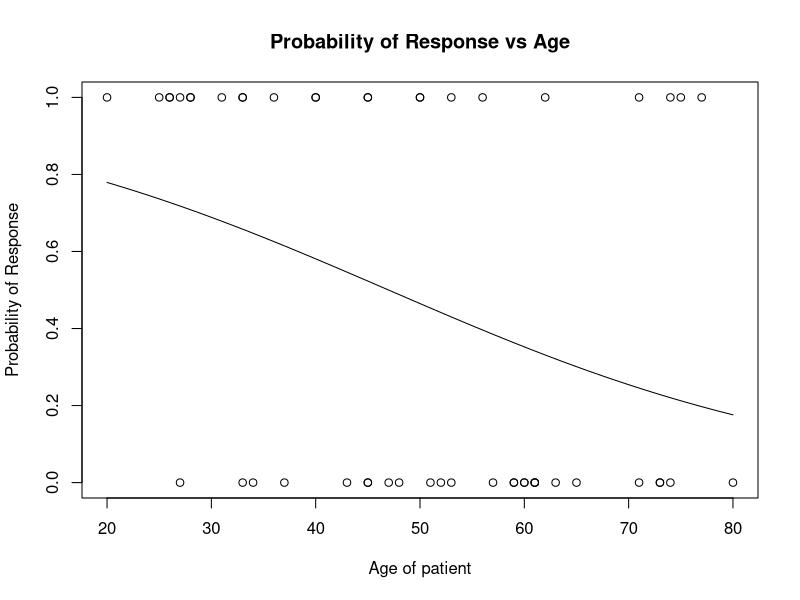
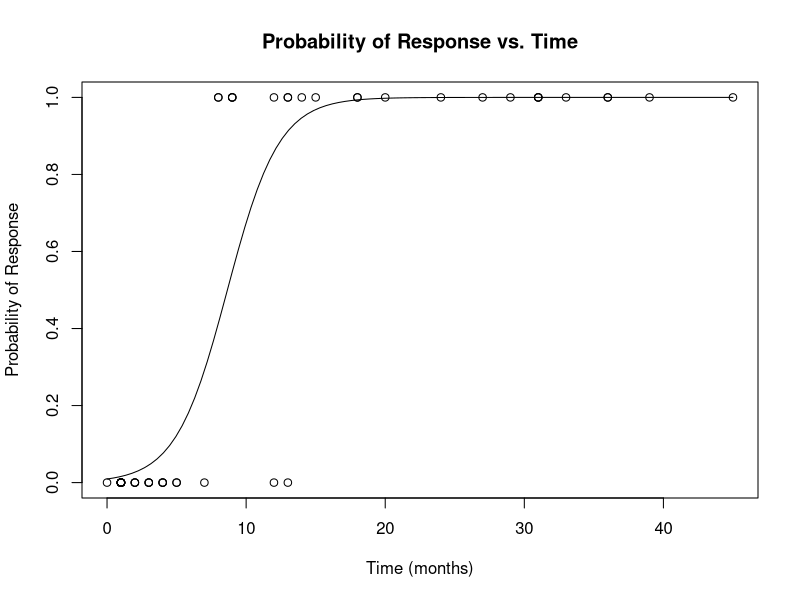

Reproduce these figures in R, in order.
## ---- chunk 1
# setting header to TRUE reads the first row of the csv as titles for the columns
leukemia_df <- read.csv("leukemia_data.csv", header=TRUE)
## ---- chunk 2
# Fit a logistic regression model
age_model <- glm(Resp ~ Age, data = leukemia_df, family="binomial")
summary(age_model)

# coefficients
beta_0 <- coef(age_model)[1]  
beta_1 <- coef(age_model)[2]

# odds ratio
odds_ratio <- exp(beta_1)
odds_ratio
## ---- chunk 3
# compute a confidence interval for slope
confint.default(age_model)

# compute a confidence interval for odds ratio
exp(confint.default(age_model))
## ---- chunk 4
# plot the logistic fit
plot(Resp ~ Age, data=leukemia_df, 
     xlab="Age of patient", ylab="Probability of Response",
     main = "Probability of Response vs Age")

# Draw the curve onto the plot
curve(predict(age_model, data.frame(Age = x), type="response"), add=TRUE)
## ---- chunk 5

beta_2 <- 0.5

age <- 50
survivaltime <- 5

# log(odds)
log_odds <- beta_0 + (beta_1 * age) + (beta_2 * survivaltime)
log_odds

# log(odds) to probability
prob <- 1/(1 + exp(-log_odds))
prob

## ---- chunk 6
# log(odds) without survivaltime
log_odds_model <- predict(age_model, data.frame(Age=50))

#adjust by adding survivaltime
log_odds_adjusted <- log_odds_model + (beta_2 * survivaltime)
log_odds_adjusted

# probability 
prob_adjusted <- 1 / (1 + exp(-log_odds_adjusted))
prob_adjusted
## ---- chunk 7
null_model <- glm(Resp ~ 1, data=leukemia_df, family = "binomial")
anova(null_model, age_model, test="LRT")
## ---- chunk 8
# logistic regression model
time_model <- glm(Resp ~ Time, data=leukemia_df, family="binomial")
summary(time_model)
## ---- chunk 9

# coefficients
time_beta_0 <- coef(time_model)[1]
time_beta_1 <- coef(time_model)[2] 

# get odds ratio
time_odds_ratio <- exp(time_beta_1)
time_odds_ratio
## ---- chunk 10
# confidence interval for slope 
confint.default(time_model)

# CI for odds ratio
exp(confint.default(time_model))
## ---- chunk 11
# plot the logistic fit 
plot(Resp ~ Time, data=leukemia_df,
     xlab="Time (months)", ylab="Probability of Response",
     main="Probability of Response vs. Time")

# Draw logistic curve onto plot
curve(predict(time_model, data.frame(Time = x), type="response"), add=TRUE)
## ---- chunk 12
predicted_prob_time <- predict(time_model, data.frame(Time = 5), type="response")
predicted_prob_time
## ---- chunk 13
# LRT
anova(null_model, time_model)
## ---- chunk 14
# Fit the multiple logistic regression model
model_3 <- glm(Resp ~ Age + Smear + Infil + Index + Blasts + Temp, 
               data = leukemia_df, family = "binomial")

# View a summary of the model
summary(model_3)


## ---- chunk 15
# Correlation matrix for predictors
cor_matrix <- cor(leukemia_df[, c("Age", "Smear", "Infil", "Index", "Blasts", "Temp")])
print(cor_matrix)
## ---- chunk 16
# coefficients
coef_model_3 <- summary(model_3)$coefficients

# coefficient for Age
coef_age <- coef_model_3["Age", "Estimate"]

# odds ratio
odds_ratio_age <- exp(coef_age)
odds_ratio_age

1-odds_ratio_age

## ---- chunk 17
# coefficient for Temp
coef_temp <- coef_model_3["Temp", "Estimate"]

# odds ratio
odds_ratio_temp <- exp(coef_temp)
odds_ratio_temp

1-odds_ratio_temp
## ---- chunk 18
model_4 <- glm(Resp ~ Age + Index + Temp, 
               data = leukemia_df, family = "binomial")

# Likelihood Ratio Test
anova(model_4, model_3, test = "LRT")
## ---- chunk 19
# Predict probability for given values
predict(model_4, newdata = data.frame(Age = 46, Index = 15, Temp = 998), 
        type = "response")

